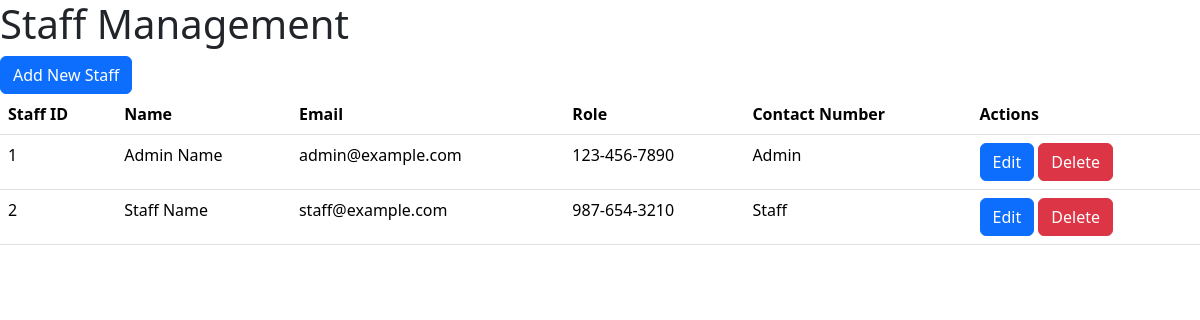
The app's page /admin/hrm.php (signed in), older data.
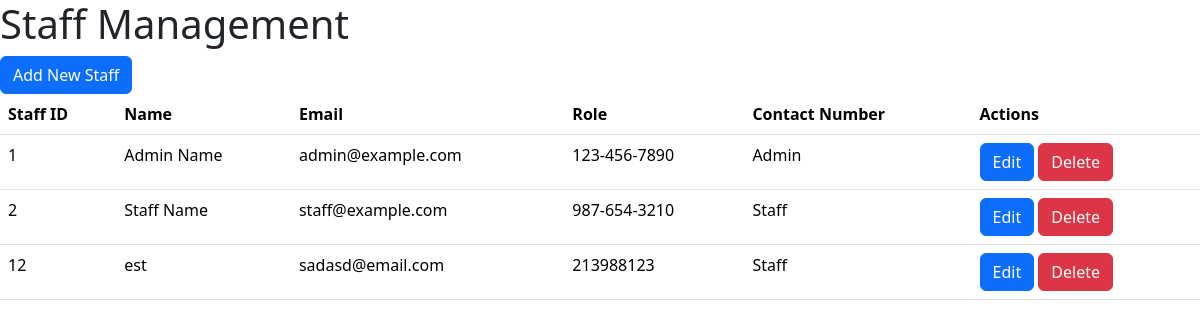
The same page, newer data.
### tables this page shows
CREATE TABLE `staff_table` (
  `user_id` int(11) NOT NULL,
  `email` varchar(255) NOT NULL,
  `password` varchar(255) NOT NULL,
  `role` varchar(50) NOT NULL,
  `name` varchar(100) NOT NULL,
  `contact_number` varchar(20) NOT NULL
);

### admin/hrm.php (the view, shortened to what this page needs)
<?php
    require '../config/config.php';
    if (isset($_SESSION['user_id'])) {
        $user_id = $_SESSION['user_id'];
        $stmt = $mysqli->prepare("SELECT role FROM staff_table WHERE user_id = ?");
        if ($stmt) {
            $stmt->bind_param('i', $user_id);
            $stmt->execute();
            $stmt->bind_result($role);
        } else {
            die("Error in prepared statement: " . $mysqli->error);
        }
    } else {
        header("location: /thirteaann-pos/index.php");
        exit();
    }
?>
<!DOCTYPE html>
<html lang="en">
<head>
    <link href="https://cdn.jsdelivr.net/npm/bootstrap@5.3.2/dist/css/bootstrap.min.css" rel="stylesheet">
    <link rel="stylesheet" href="//cdn.jsdelivr.net/npm/alertifyjs@1.13.1/build/css/alertify.min.css"/>
</head>
<body>
    <h1>Staff Management</h1>
    <button type="button" class="btn btn-primary" data-bs-toggle="modal" data-bs-target="#staffAddModal">Add New Staff</button>
    <table class="table" id="staff_table">
        <thead>
            <tr>
                <th>Staff ID</th>
                <th>Name</th>
                <th>Email</th>
                <th>Role</th>
                <th>Contact Number</th>
                <th>Actions</th>
            </tr>
        </thead>
        <tbody>
            <?php
                require '../config/config.php';
                $stmt = $mysqli->prepare("SELECT user_id, name, email, role, contact_number FROM staff_table");
                $stmt->execute();
                $stmt->bind_result($user_id, $name, $email, $role, $contact_number);
                while ($stmt->fetch()) {
                    echo "<tr>";
                    echo "<td>$user_id</td>";
                    echo "<td>$name</td>";
                    echo "<td>$email</td>";
                    echo "<td>$contact_number</td>";
                    echo "<td>$role</td>";
                    echo "<td>
                            <button class='btn btn-primary edit-btn' data-bs-toggle='modal' data-bs-target='#staffEditModal' data-user-id='$user_id'> Edit </button>
                            <button class='btn btn-danger delete-btn' data-user-id='$user_id'> Delete </button>
                        </td>";
                    echo "</tr>";
                }
            ?>
        </tbody>
    </table>
</body>
</html>

Row changes from the older to the newer data that the page shows:
added staff_table: user_id "12", name "est", email "sadasd@email.com", contact_number "213988123", role "Staff"
